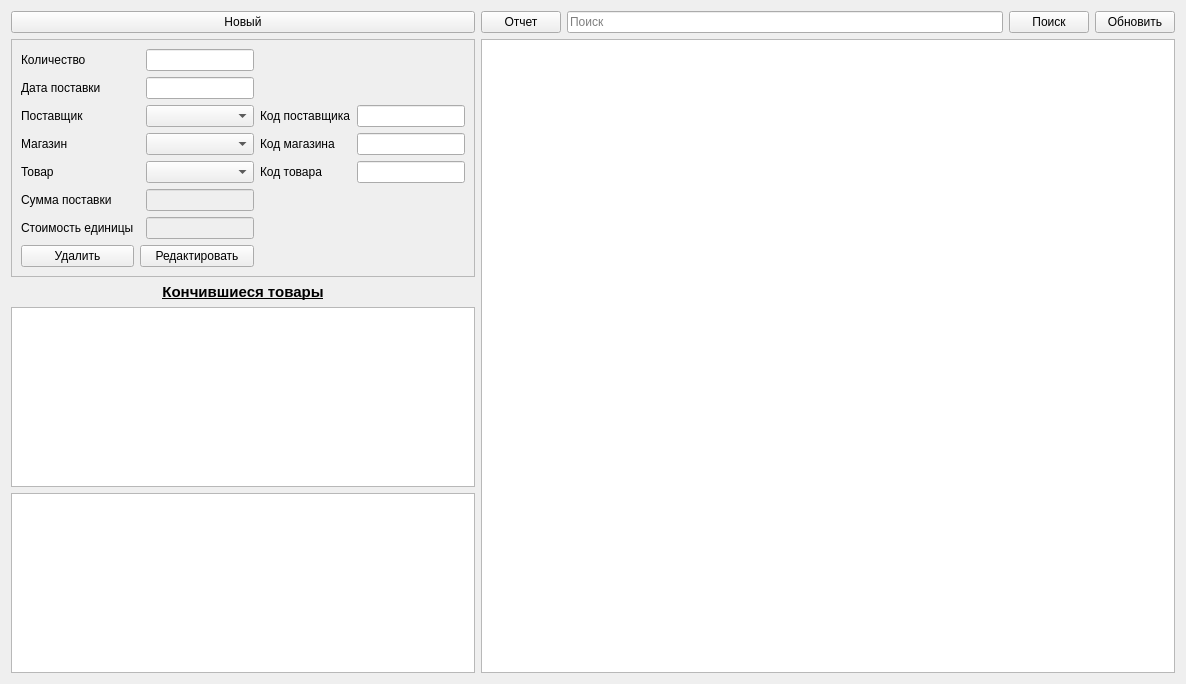
<?xml version="1.0" encoding="UTF-8"?>
<ui version="4.0">
 <class>ShipmentsTab</class>
 <widget class="QWidget" name="ShipmentsTab">
  <property name="geometry">
   <rect>
    <x>0</x>
    <y>0</y>
    <width>1186</width>
    <height>684</height>
   </rect>
  </property>
  <property name="windowTitle">
   <string>Frame</string>
  </property>
  <layout class="QGridLayout" name="gridLayout">
   <item row="0" column="1">
    <widget class="QPushButton" name="pbReport">
     <property name="text">
      <string>Отчет</string>
     </property>
    </widget>
   </item>
   <item row="0" column="4">
    <widget class="QPushButton" name="pb_all_row">
     <property name="text">
      <string>Обновить</string>
     </property>
    </widget>
   </item>
   <item row="4" column="0">
    <widget class="QTextEdit" name="teResult"/>
   </item>
   <item row="3" column="0">
    <widget class="QTableWidget" name="twNeedShip"/>
   </item>
   <item row="0" column="3">
    <widget class="QPushButton" name="pbSearch">
     <property name="text">
      <string>Поиск</string>
     </property>
    </widget>
   </item>
   <item row="1" column="0">
    <widget class="QFrame" name="frame">
     <property name="frameShape">
      <enum>QFrame::StyledPanel</enum>
     </property>
     <property name="frameShadow">
      <enum>QFrame::Raised</enum>
     </property>
     <layout class="QGridLayout" name="gridLayout_2">
      <item row="10" column="1" colspan="2">
       <widget class="QPushButton" name="pbEditShip">
        <property name="text">
         <string>Редактировать</string>
        </property>
       </widget>
      </item>
      <item row="6" column="0">
       <widget class="QLabel" name="label_6">
        <property name="text">
         <string>Товар</string>
        </property>
       </widget>
      </item>
      <item row="8" column="0">
       <widget class="QLabel" name="label_3">
        <property name="text">
         <string>Сумма поставки</string>
        </property>
       </widget>
      </item>
      <item row="8" column="2">
       <widget class="QLineEdit" name="leTotalShip">
        <property name="enabled">
         <bool>false</bool>
        </property>
       </widget>
      </item>
      <item row="2" column="3">
       <widget class="QLabel" name="label_9">
        <property name="text">
         <string>Код поставщика</string>
        </property>
       </widget>
      </item>
      <item row="1" column="0">
       <widget class="QLabel" name="label_2">
        <property name="text">
         <string>Дата поставки</string>
        </property>
       </widget>
      </item>
      <item row="0" column="0">
       <widget class="QLabel" name="label">
        <property name="text">
         <string>Количество</string>
        </property>
       </widget>
      </item>
      <item row="10" column="0">
       <widget class="QPushButton" name="pbDeleteShip">
        <property name="text">
         <string>Удалить</string>
        </property>
       </widget>
      </item>
      <item row="4" column="2">
       <widget class="QComboBox" name="cbStorage"/>
      </item>
      <item row="2" column="0">
       <widget class="QLabel" name="label_4">
        <property name="text">
         <string>Поставщик</string>
        </property>
       </widget>
      </item>
      <item row="9" column="0">
       <widget class="QLabel" name="label_7">
        <property name="text">
         <string>Стоимость единицы</string>
        </property>
       </widget>
      </item>
      <item row="0" column="2">
       <widget class="QLineEdit" name="leQuantity"/>
      </item>
      <item row="6" column="2">
       <widget class="QComboBox" name="cb_pr"/>
      </item>
      <item row="9" column="2">
       <widget class="QLineEdit" name="leOneCost">
        <property name="enabled">
         <bool>false</bool>
        </property>
       </widget>
      </item>
      <item row="2" column="2">
       <widget class="QComboBox" name="cbShip"/>
      </item>
      <item row="1" column="2">
       <widget class="QLineEdit" name="deShipment"/>
      </item>
      <item row="4" column="0">
       <widget class="QLabel" name="label_5">
        <property name="text">
         <string>Магазин</string>
        </property>
       </widget>
      </item>
      <item row="2" column="4">
       <widget class="QLineEdit" name="leProvider"/>
      </item>
      <item row="4" column="3">
       <widget class="QLabel" name="label_10">
        <property name="text">
         <string>Код магазина</string>
        </property>
       </widget>
      </item>
      <item row="4" column="4">
       <widget class="QLineEdit" name="lestorage"/>
      </item>
      <item row="6" column="3">
       <widget class="QLabel" name="label_8">
        <property name="text">
         <string>Код товара</string>
        </property>
       </widget>
      </item>
      <item row="6" column="4">
       <widget class="QLineEdit" name="leProduct"/>
      </item>
     </layout>
    </widget>
   </item>
   <item row="1" column="1" rowspan="4" colspan="4">
    <widget class="QTableWidget" name="twOrg"/>
   </item>
   <item row="0" column="0">
    <widget class="QPushButton" name="pbNew">
     <property name="text">
      <string>Новый</string>
     </property>
    </widget>
   </item>
   <item row="0" column="2">
    <widget class="QLineEdit" name="leSearchShip">
     <property name="placeholderText">
      <string>Поиск</string>
     </property>
    </widget>
   </item>
   <item row="2" column="0">
    <widget class="QLabel" name="label_11">
     <property name="font">
      <font>
       <pointsize>11</pointsize>
       <italic>false</italic>
       <bold>true</bold>
       <underline>true</underline>
      </font>
     </property>
     <property name="text">
      <string>Кончившиеся товары</string>
     </property>
     <property name="alignment">
      <set>Qt::AlignCenter</set>
     </property>
    </widget>
   </item>
  </layout>
 </widget>
 <resources/>
 <connections/>
</ui>
